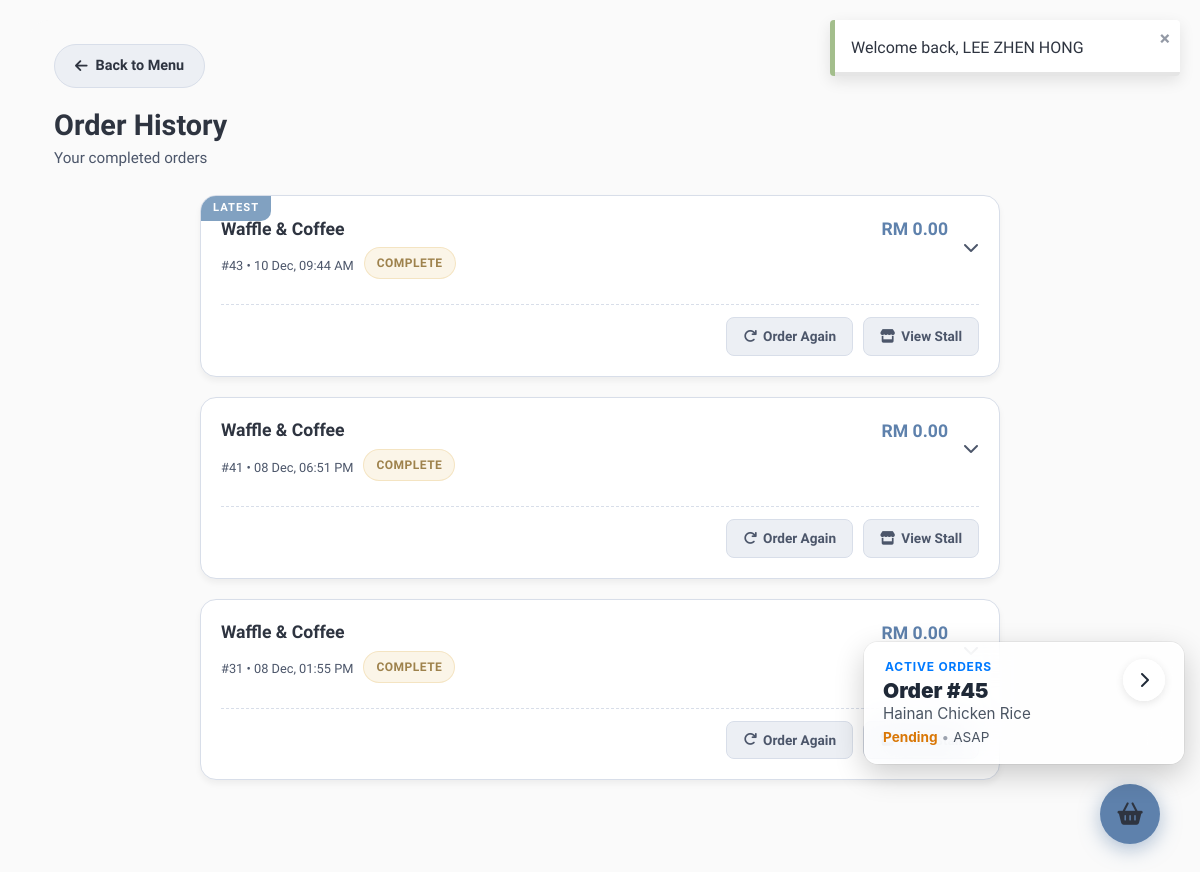
The app's page /pages/order_history.php (signed in), older data.
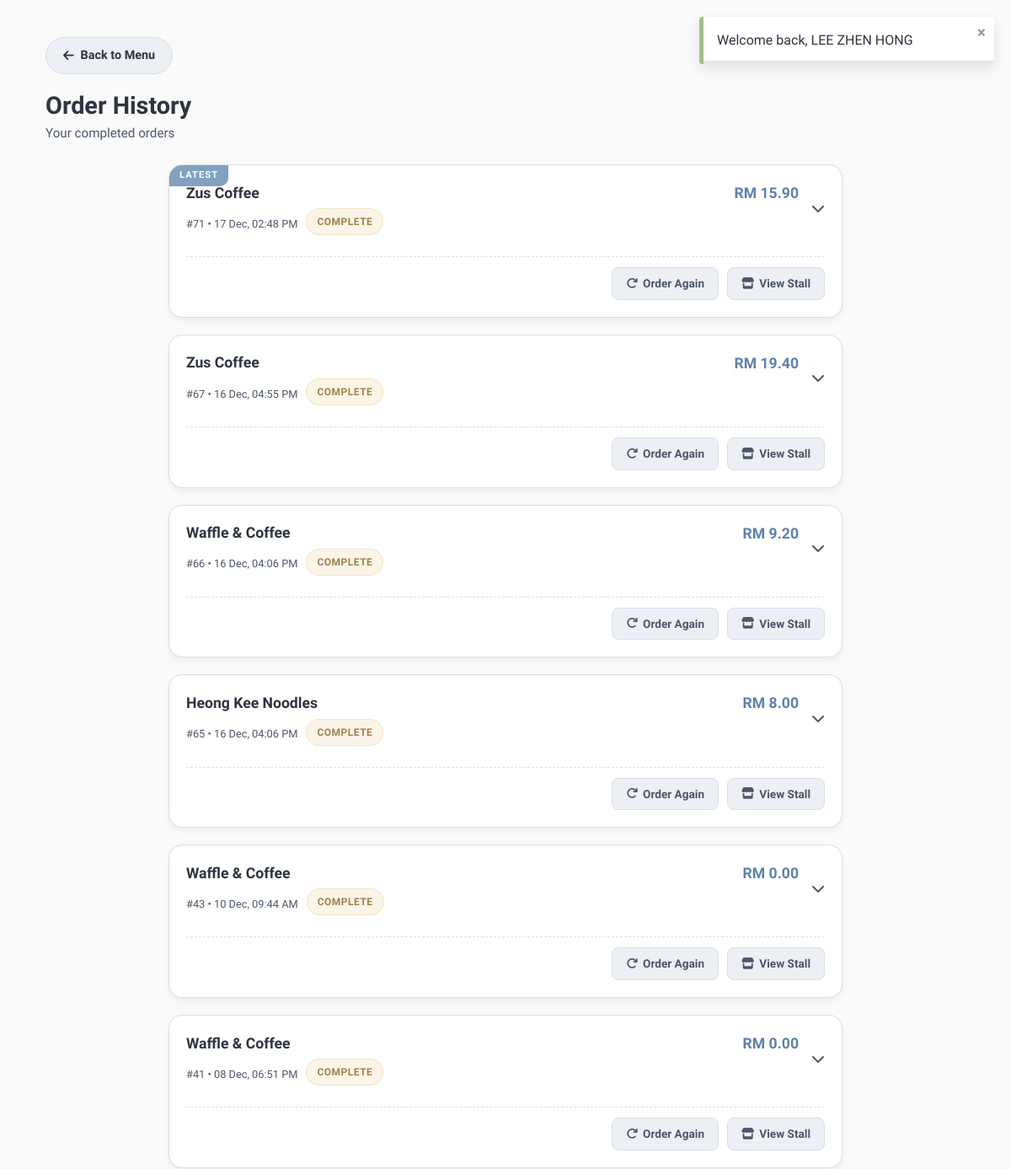
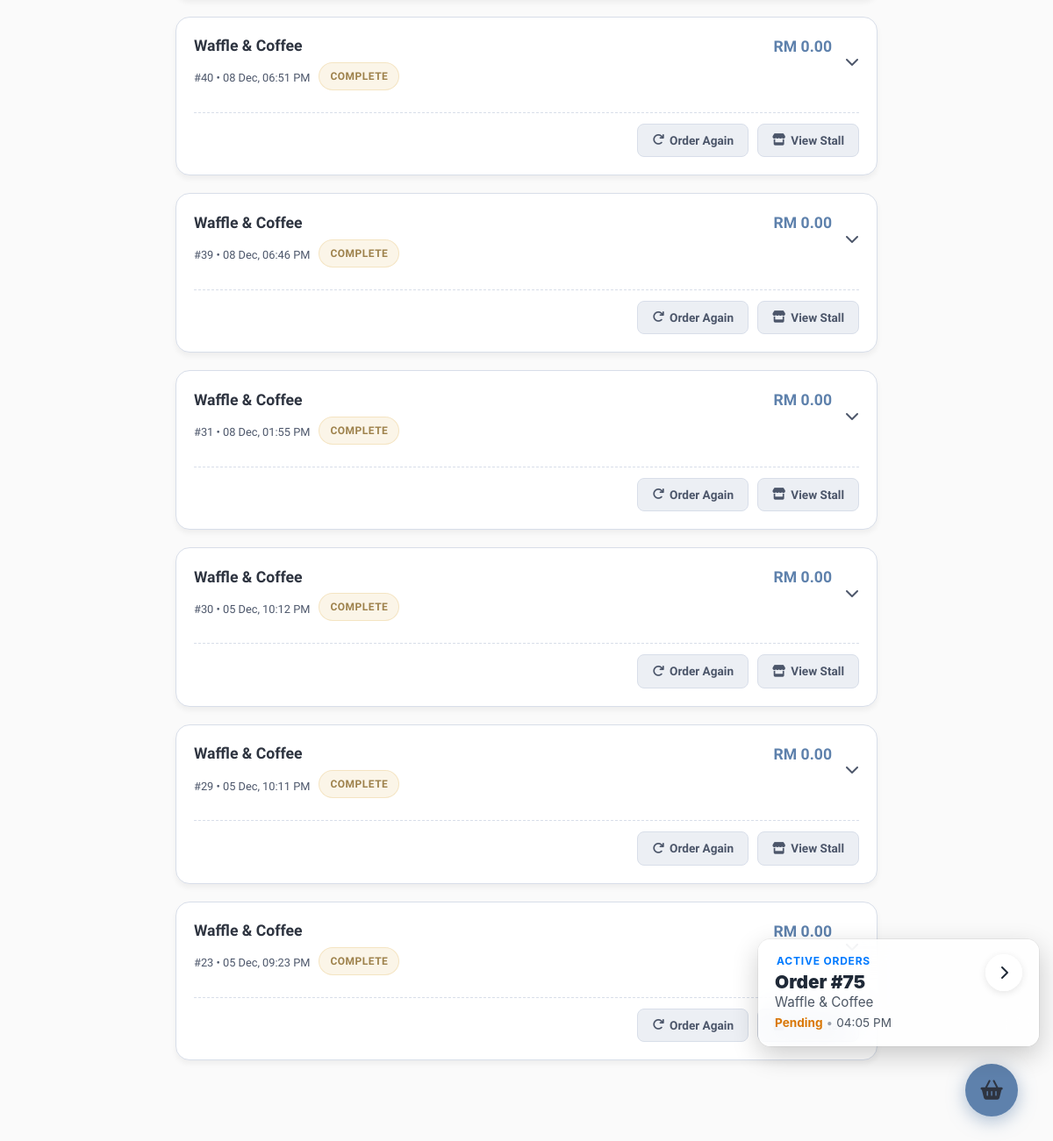
The same page, newer data (2 pictures, top to bottom).
### tables this page shows
CREATE TABLE `orders` (
  `OrderId` int(11) NOT NULL,
  `PaymentId` int(11) NOT NULL,
  `UserId` int(11) NOT NULL,
  `StallId` int(11) NOT NULL,
  `Status` enum('pending','preparing','ready','complete') DEFAULT 'pending',
  `Notes` text DEFAULT NULL,
  `CreatedAt` datetime NOT NULL DEFAULT current_timestamp()
);

CREATE TABLE `stalls` (
  `StallId` int(11) NOT NULL,
  `StaffId` int(11) NOT NULL,
  `StallName` varchar(100) NOT NULL,
  `Description` text DEFAULT NULL,
  `IsAvailable` tinyint(1) NOT NULL DEFAULT 1,
  `CreatedAt` datetime NOT NULL DEFAULT current_timestamp(),
  `LogoUrl` varchar(255) DEFAULT NULL
);

CREATE TABLE `orderitems` (
  `OrderListId` int(11) NOT NULL,
  `OrderId` int(11) NOT NULL,
  `ProductId` int(11) NOT NULL,
  `Quantity` int(11) NOT NULL,
  `Subtotal` decimal(10,2) NOT NULL,
  `Note` text DEFAULT NULL,
  `PickupTime` datetime DEFAULT NULL,
  `Status` enum('pending','preparing','ready','complete','cancelled') DEFAULT 'pending'
);

### pages/order_history.php (the view, shortened to what the changed rows need)
<?php
require __DIR__ . '/../configs/db.php';
$userId = $_SESSION['user_id'];
$sql = "
    SELECT o.*, s.StallName
    FROM orders o
    JOIN stalls s ON o.StallId = s.StallId
    WHERE o.UserId = :uid AND o.Status = 'complete'
    ORDER BY o.OrderId DESC
";
$stmt = $db->prepare($sql);
$stmt->execute(['uid' => $userId]);
$orders = $stmt->fetchAll(PDO::FETCH_ASSOC);
$itemSql = "
    SELECT p.ProductName, oi.Quantity, oi.Subtotal, oi.Note
    FROM orderitems oi
    JOIN products p ON oi.ProductId = p.ProductId
    WHERE OrderId = :oid
";
$itemStmt = $db->prepare($itemSql);
include __DIR__ . '/../includes/header.php';
?>
<link rel="stylesheet" href="/U-Order/assets/css/order_history.css">
<div class="order-history-wrapper">
    <div class="history-header">
        <h1>Order History</h1>
    </div>
    <?php if (empty($orders)): ?>
        <div class="empty-center">
            <div class="empty-icon">
                <i class="fas fa-receipt"></i>
            </div>
            <h3>No completed orders yet</h3>
            <p>You don't have any completed orders yet. Start ordering to see your history here!</p>
            <a href="/U-Order/index.php" class="btn-browse">Browse Stalls</a>
        </div>
    <?php else: ?>
        <div class="history-grid">
            <?php
            $index = 0;
            foreach ($orders as $order):
                $itemStmt->execute(['oid' => $order['OrderId']]);
                $orderItems = $itemStmt->fetchAll(PDO::FETCH_ASSOC);
                $orderTotal = 0;
                foreach ($orderItems as $item) {
                    $orderTotal += $item['Subtotal'];
                }
                $statusClass = 'status-pending';
                $dateObj = new DateTime($order['CreatedAt']);
                $formattedDate = $dateObj->format('d M, h:i A');
            ?>
                <div class="history-card">
            <?php if ($index === 0): ?>
                <span style="
                    position: absolute;
                    top: 0;
                    left: 0;
                    background: #81A1C1;
                    color: white;
                    font-size: 0.7rem;
                    padding: 4px 12px;
                    border-bottom-right-radius: 10px; /* Rounds the inner corner */
                    border-top-left-radius: 10px;
                    font-weight: bold;
                    letter-spacing: 1px;
                    z-index: 10;
                ">
                    LATEST
                </span>
            <?php endif; ?>
                    <div class="card-header-toggle">
                        <div class="card-top">
                            <div class="stall-info">
                                <div style="display:flex; justify-content:space-between; align-items:center;">
                                    <h3><?php echo htmlspecialchars($order['StallName']); ?></h3>
                                    <span class="order-total-price">RM <?php echo number_format($orderTotal, 2); ?></span>
                                </div>
                                <div class="sub-info">
                                    <span class="order-date">#<?php echo $order['OrderId']; ?> &bull; <?php echo $formattedDate; ?></span>
                                    <span class="status-badge <?php echo $statusClass; ?>">
                                        <?php echo ucfirst($order['Status']); ?>
                                    </span>
                                </div>
                            </div>
                            <div class="toggle-icon">
                                <i class="fas fa-chevron-down"></i>
                            </div>
                        </div>
                    </div>
                    <div class="card-actions">
   <a href="/U-Order/pages/reorder.php?orderid=<?= $order['OrderId'] ?>" class="reorder-link">
    <i class="fas fa-redo"></i> Order Again
</a>
                        <a href="/U-Order/pages/menu.php?stallid=<?php echo htmlspecialchars($order['StallId']); ?>" class="reorder-link">
                            <i class="fas fa-store"></i>
                            View Stall
                        </a>
                    </div>
                </div>
            <?php
                $index++;
            endforeach;
            ?>
        </div>
    <?php endif; ?>
</div>
<?php include __DIR__ . '/../includes/footer.php'; ?>

### order/order_slip.php (shortened to what the changed rows need)
<?php
require __DIR__ . '/../configs/db.php';
$userId = $_SESSION['user_id'] ?? null;
$totalActiveOrders = 0;
try {
    $countSql = "
        SELECT COUNT(OrderId)
        FROM orders
        WHERE UserId = :uid
          AND Status IN ('pending','preparing','ready')
    ";
    $cStmt = $db->prepare($countSql);
    $cStmt->execute(['uid' => $userId]);
    $totalActiveOrders = $cStmt->fetchColumn();
} catch (PDOException $e) {
    error_log("Database error fetching order count: " . $e->getMessage());
    return;
}
$order = null;
try {
    $sql = "
        SELECT o.OrderId, o.StallId, o.Status, o.CreatedAt, s.StallName
        FROM orders o
        JOIN stalls s ON o.StallId = s.StallId
        WHERE o.UserId = :uid
          AND o.Status IN ('pending','preparing','ready')
        ORDER BY o.CreatedAt DESC
        LIMIT 1
    ";
    $stmt = $db->prepare($sql);
    $stmt->execute(['uid' => $userId]);
    $order = $stmt->fetch(PDO::FETCH_ASSOC);
} catch (PDOException $e) {
    error_log("Database error fetching latest order: " . $e->getMessage());
    return;
}
$pickup = "ASAP";
try {
    $timeSql = "
        SELECT PickupTime
        FROM orderitems
        WHERE OrderId = :oid
        ORDER BY PickupTime ASC
        LIMIT 1
    ";
    $t = $db->prepare($timeSql);
    $t->execute(['oid' => $order['OrderId']]);
    $pt = $t->fetchColumn();
    if ($pt && $pt !== '0000-00-00 00:00:00') {
        $pickup = date("h:i A", strtotime($pt));
    }
} catch (PDOException $e) {
    error_log("Database error fetching pickup time: " . $e->getMessage());
}
if ($order['Status'] === 'ready') {
    $status = "Ready to Pick Up";
} else {
    $status = ucfirst($order['Status']);
}
?>
<div id="order-slip" class="order-slip">
    <div class="slip-left">
        <div class="slip-label">
            <?php if ($totalActiveOrders > 1): ?>
                <span class="multi-count"></span> Active Orders
            <?php else: ?>
                Active Order
            <?php endif; ?>
        </div>
        <div class="slip-orderid">Order #<?= $order['OrderId'] ?></div>
        <div class="slip-stall"><?= htmlspecialchars($order['StallName']) ?></div>
        <div class="slip-meta">
            <span class="slip-status <?= $order['Status'] ?>"><?= $status ?></span>
            <span class="slip-dot">•</span>
            <span class="slip-time"><?= $pickup ?></span>
        </div>
    </div>
</div>

Row changes from the older to the newer data that the page shows:
no longer on this page (row unchanged): orders: OrderId "45", StallId.StallName "Hainan Chicken Rice", Status "Pending"
added orders: shows "LATEST", StallId.StallName "Zus Coffee", orderTotal "15.90", OrderId "71", CreatedAt "17 Dec, 02:48 PM", Status "COMPLETE"
added orders: StallId.StallName "Zus Coffee", orderTotal "19.40", OrderId "67", CreatedAt "16 Dec, 04:55 PM", Status "COMPLETE"
added orders: StallId.StallName "Waffle & Coffee", orderTotal "9.20", OrderId "66", CreatedAt "16 Dec, 04:06 PM", Status "COMPLETE"
added orders: StallId.StallName "Heong Kee Noodles", orderTotal "8.00", OrderId "65", CreatedAt "16 Dec, 04:06 PM", Status "COMPLETE"
shown differently, row unchanged: orders "10 Dec, 09:44 AM": no longer shows "LATEST"
now on this page (row edited): orders: StallId.StallName "Waffle & Coffee", orderTotal "0.00", OrderId "40", CreatedAt "08 Dec, 06:51 PM", Status "COMPLETE"
now on this page (row edited): orders: StallId.StallName "Waffle & Coffee", orderTotal "0.00", OrderId "39", CreatedAt "08 Dec, 06:46 PM", Status "COMPLETE"
now on this page (row edited): orders: StallId.StallName "Waffle & Coffee", orderTotal "0.00", OrderId "30", CreatedAt "05 Dec, 10:12 PM", Status "COMPLETE"
now on this page (row edited): orders: StallId.StallName "Waffle & Coffee", orderTotal "0.00", OrderId "29", CreatedAt "05 Dec, 10:11 PM", Status "COMPLETE"
now on this page (row edited): orders: StallId.StallName "Waffle & Coffee", orderTotal "0.00", OrderId "23", CreatedAt "05 Dec, 09:23 PM", Status "COMPLETE"
added orders: OrderId "75", StallId.StallName "Waffle & Coffee", Status "Pending"
added orderitems: PickupTime "04:05 PM"
Text that changed along with them:
$pickup: "ASAP" → (not shown)
